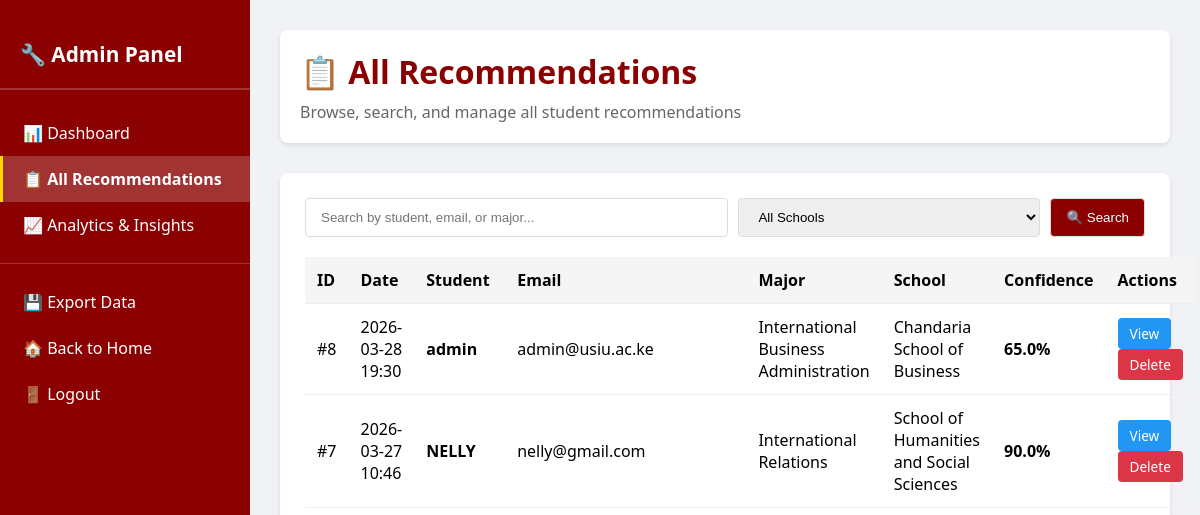
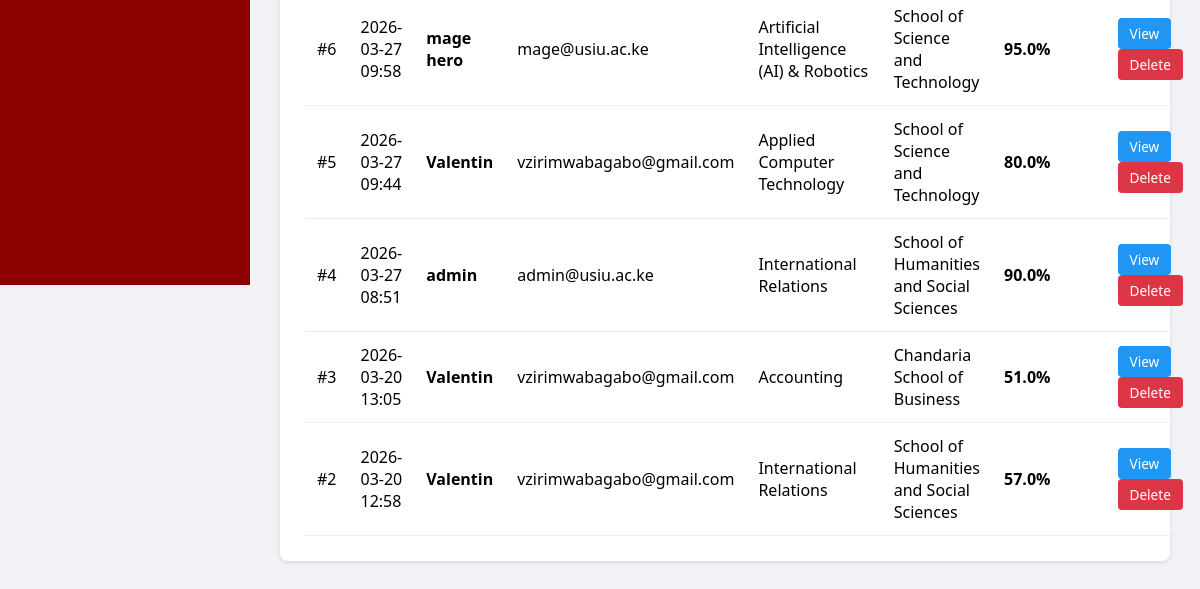
The app's page /admin/recommendations (signed in), older data (2 pictures, top to bottom).
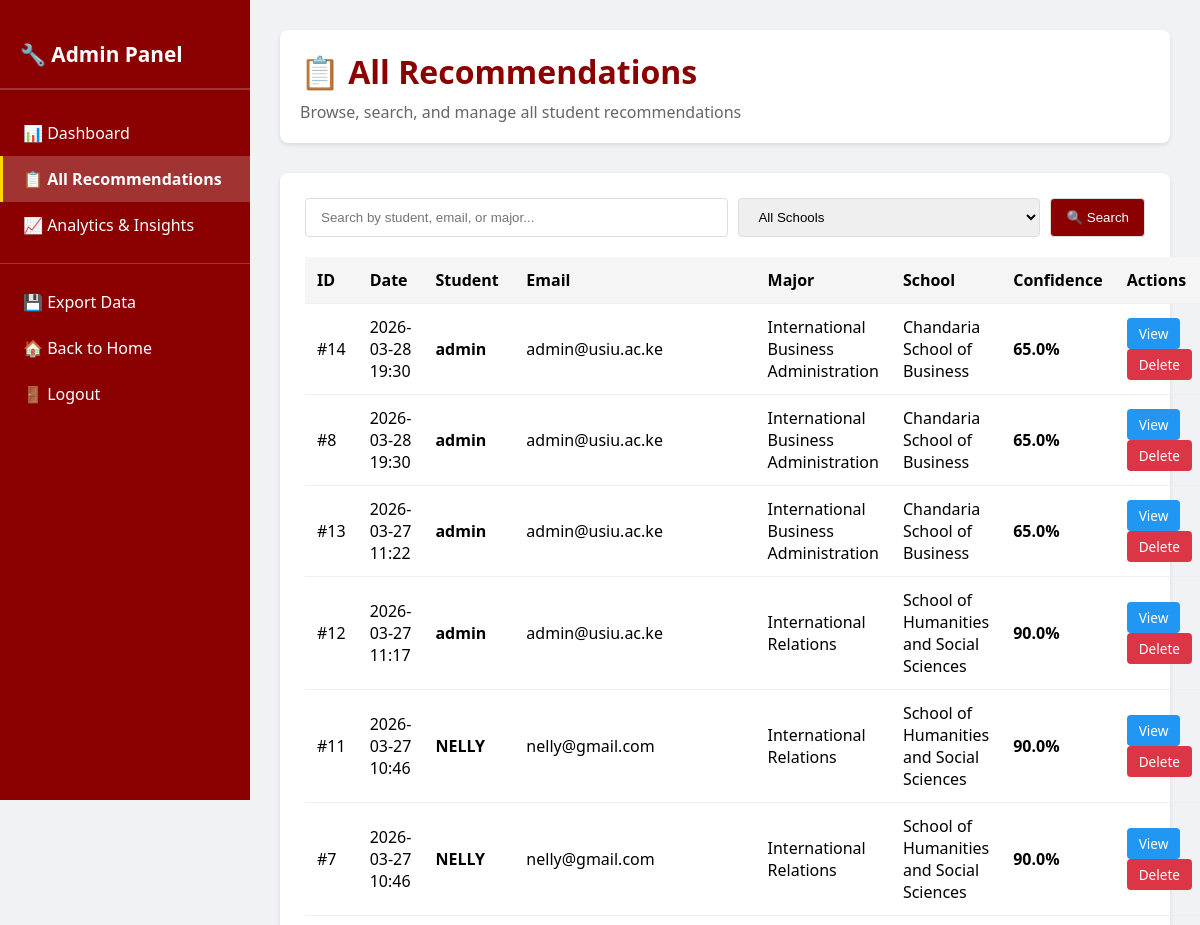
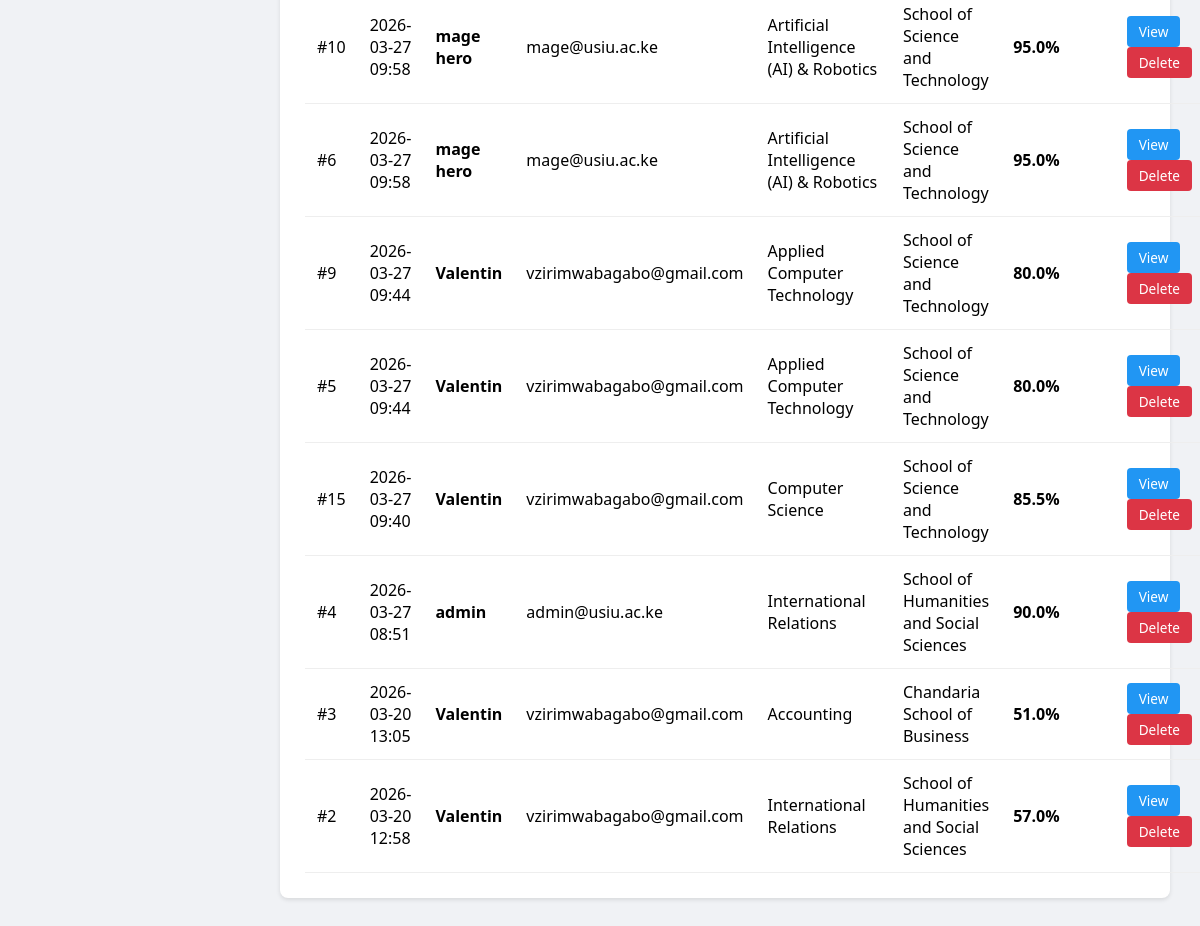
The same page, newer data (2 pictures, top to bottom).
### app.py (models this page shows, shortened)
class Result(db.Model):
    id = db.Column(db.Integer, primary_key=True)
    major = db.Column(db.String(100), nullable=False)
    school = db.Column(db.String(100), nullable=False)
    confidence = db.Column(db.Float, nullable=False)
    timestamp = db.Column(db.DateTime, nullable=False, default=datetime.utcnow)
    user_id = db.Column(db.Integer, db.ForeignKey('user.id'), nullable=False)

class User(db.Model, UserMixin):
    id = db.Column(db.Integer, primary_key=True)
    username = db.Column(db.String(20), unique=True, nullable=False)
    email = db.Column(db.String(120), unique=True, nullable=False)
    password_hash = db.Column(db.String(60), nullable=False)
    is_admin = db.Column(db.Boolean, default=False)
    results = db.relationship('Result', backref='author', lazy=True)

### app.py (the view)
@app.route('/admin/recommendations')
@login_required
def admin_recommendations():
    if not current_user.is_admin:
        flash('Access Denied: Administrators only.', 'danger')
        return redirect(url_for('index'))
    search_query = request.args.get('search', '').strip()
    school_filter = request.args.get('school', '').strip()
    page = request.args.get('page', 1, type=int)
    query = Result.query
    if search_query:
        query = query.filter(
            (Result.major.ilike(f'%{search_query}%')) |
            (User.username.ilike(f'%{search_query}%')) |
            (User.email.ilike(f'%{search_query}%'))
        ).join(User)
    else:
        query = query.join(User)
    if school_filter:
        query = query.filter(Result.school.ilike(f'%{school_filter}%'))
    paginated = query.order_by(desc(Result.timestamp)).paginate(page=page, per_page=20)
    schools = db.session.query(Result.school).distinct().all()
    schools = [s[0] for s in schools]
    return render_template('admin_recommendations.html',
                         results=paginated.items,
                         pagination=paginated,
                         schools=schools,
                         search_query=search_query,
                         school_filter=school_filter)

### app.py (called while the page is built)
@login_manager.user_loader
def load_user(user_id):
    return db.session.get(User, int(user_id))

### templates/admin_recommendations.html (shortened to what this page needs)
<!DOCTYPE html>
<html lang="en">
<head>
</head>
<body>
<div class="admin-container">
    <div class="sidebar">
        <h2>🔧 Admin Panel</h2>
        <a href="{{ url_for('admin') }}" class="nav-item">📊 Dashboard</a>
        <a href="{{ url_for('admin_recommendations') }}" class="nav-item active">📋 All Recommendations</a>
        <a href="{{ url_for('admin_analytics') }}" class="nav-item">📈 Analytics & Insights</a>
        <hr style="border: none; border-top: 1px solid rgba(255,255,255,0.2); margin: 15px 0;">
        <a href="{{ url_for('admin_export_data') }}" class="nav-item">💾 Export Data</a>
        <a href="{{ url_for('index') }}" class="nav-item">🏠 Back to Home</a>
        <a href="{{ url_for('logout') }}" class="nav-item">🚪 Logout</a>
    </div>
    <div class="main-content">
        <div class="admin-header">
            <h1>📋 All Recommendations</h1>
            <p style="color: #666; margin-top: 8px;">Browse, search, and manage all student recommendations</p>
        </div>
        <div class="content-section">
            <div class="filter-bar">
                <form method="GET" style="display: flex; gap: 10px; width: 100%; flex-wrap: wrap;">
                    <input type="text" name="search" placeholder="Search by student, email, or major..." value="{{ search_query }}" style="flex: 1; min-width: 200px;">
                    <select name="school" style="min-width: 150px;">
                        <option value="">All Schools</option>
                    </select>
                    <button type="submit">🔍 Search</button>
                </form>
            </div>
            {% if results %}
                <div class="table-responsive">
                    <table>
                        <thead>
                            <tr>
                                <th>ID</th>
                                <th>Date</th>
                                <th>Student</th>
                                <th>Email</th>
                                <th>Major</th>
                                <th>School</th>
                                <th>Confidence</th>
                                <th>Actions</th>
                            </tr>
                        </thead>
                        <tbody>
                            {% for result in results %}
                                <tr>
                                    <td>#{{ result.id }}</td>
                                    <td>{{ result.timestamp.strftime('%Y-%m-%d %H:%M') }}</td>
                                    <td><strong>{{ result.author.username }}</strong></td>
                                    <td>{{ result.author.email }}</td>
                                    <td>{{ result.major }}</td>
                                    <td>{{ result.school }}</td>
                                    <td><strong>{{ "%.1f"|format(result.confidence) }}%</strong></td>
                                    <td>
                                        <a href="{{ url_for('admin_view_recommendation', rec_id=result.id) }}" class="btn btn-info">View</a>
                                        <a href="{{ url_for('admin_delete_recommendation', rec_id=result.id) }}" class="btn btn-danger">Delete</a>
                                    </td>
                                </tr>
                            {% endfor %}
                        </tbody>
                    </table>
                </div>
            {% endif %}
        </div>
    </div>
</div>
</body>
</html>

### templates/admin_recommendations.html (style rules this page uses)
* { margin: 0; padding: 0; box-sizing: border-box; }
body { font-family: 'Segoe UI', sans-serif; background-color: #f0f2f5; }
.admin-container { display: flex; min-height: 100vh; }
.sidebar { width: 250px; background-color: #8B0000; color: white; padding: 20px 0; position: fixed; height: 100vh; overflow-y: auto; }
.sidebar h2 { padding: 20px; font-size: 1.3em; border-bottom: 2px solid rgba(255,255,255,0.2); margin-bottom: 20px; }
.nav-item { padding: 12px 20px; text-decoration: none; display: block; color: white; border-left: 3px solid transparent; transition: all 0.3s; }
.nav-item.active { background-color: rgba(255,255,255,0.2); border-left-color: #FFD700; font-weight: bold; }
.main-content { margin-left: 250px; padding: 30px; width: calc(100% - 250px); }
.admin-header { background: white; padding: 20px; border-radius: 8px; margin-bottom: 30px; box-shadow: 0 2px 4px rgba(0,0,0,0.1); }
.admin-header h1 { color: #8B0000; }
.content-section { background: white; padding: 25px; border-radius: 8px; box-shadow: 0 2px 4px rgba(0,0,0,0.1); }
.filter-bar { display: flex; gap: 10px; margin-bottom: 20px; flex-wrap: wrap; }
.filter-bar input, .filter-bar select, .filter-bar button { padding: 10px 15px; border: 1px solid #ddd; border-radius: 4px; }
.filter-bar button { background-color: #8B0000; color: white; cursor: pointer; }
table { width: 100%; border-collapse: collapse; margin-top: 15px; }
th, td { padding: 12px; text-align: left; border-bottom: 1px solid #eee; }
th { background-color: #f5f5f5; font-weight: 600; }
.btn { padding: 6px 12px; border: none; border-radius: 4px; cursor: pointer; font-size: 0.85em; text-decoration: none; display: inline-block; }
.btn-info { background-color: #2196f3; color: white; }
.btn-danger { background-color: #dc3545; color: white; }

Row changes from the older to the newer data that the page shows:
added Result: id "14", timestamp "2026-03-28 19:30", author.username "admin", author.email "admin@usiu.ac.ke", major "International Business Administration", school "Chandaria School of Business", confidence "65.0"
added Result: id "13", timestamp "2026-03-27 11:22", author.username "admin", author.email "admin@usiu.ac.ke", major "International Business Administration", school "Chandaria School of Business", confidence "65.0"
added Result: id "12", timestamp "2026-03-27 11:17", author.username "admin", author.email "admin@usiu.ac.ke", major "International Relations", school "School of Humanities and Social Sciences", confidence "90.0"
added Result: id "11", timestamp "2026-03-27 10:46", author.username "NELLY", author.email "nelly@gmail.com", major "International Relations", school "School of Humanities and Social Sciences", confidence "90.0"
added Result: id "10", timestamp "2026-03-27 09:58", author.username "mage hero", author.email "mage@usiu.ac.ke", major "Artificial Intelligence (AI) & Robotics", school "School of Science and Technology", confidence "95.0"
added Result: id "9", timestamp "2026-03-27 09:44", author.username "Valentin", author.email "vzirimwabagabo@gmail.com", major "Applied Computer Technology", school "School of Science and Technology", confidence "80.0"
added Result: id "15", timestamp "2026-03-27 09:40", author.username "Valentin", author.email "vzirimwabagabo@gmail.com", major "Computer Science", school "School of Science and Technology", confidence "85.5"
